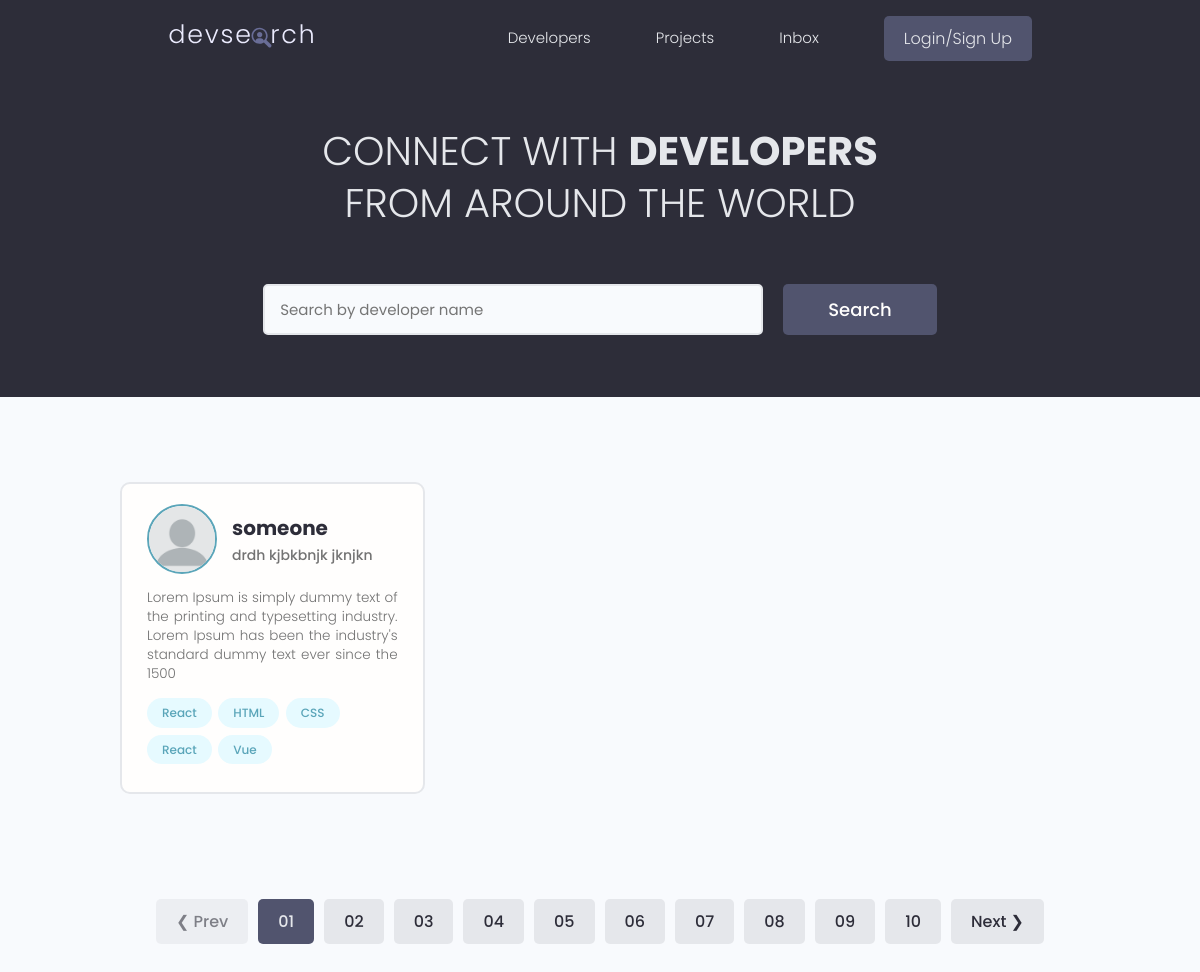
Before: / with the older database file.
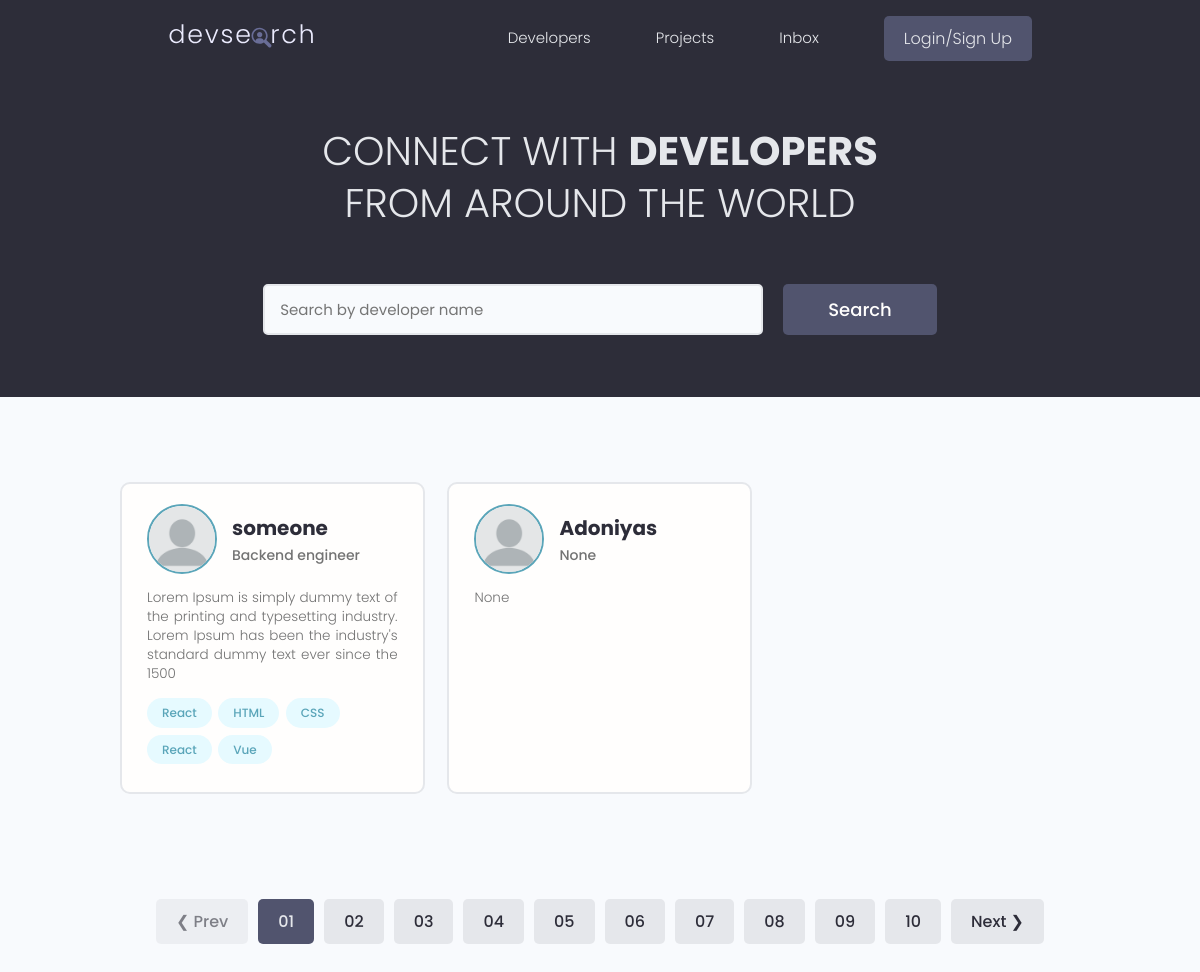
After: the same page with the newer database file.
### users/models.py (models this page shows, shortened)
class Profile(models.Model):
    user = models.OneToOneField(User, on_delete=models.CASCADE)
    id = models.UUIDField(default=uuid4, primary_key=True, editable=False)
    name = models.CharField(max_length=200)
    email = models.EmailField(max_length=200)
    username = models.CharField(max_length=200, blank=True, null=True)
    location = models.CharField(max_length=200, blank=True, null=True)
    short_intro = models.CharField(max_length=200, blank=True, null=True)
    bio = models.TextField(max_length=200, blank=True, null=True)
    profile_pic =models.ImageField(upload_to="profile_pic/", default="profile_pic/default.png")
    social_github = models.CharField(max_length=200, blank=True, null=True)
    social_twitter = models.CharField(max_length=200, blank=True, null=True)
    social_linkedin = models.CharField(max_length=200, blank=True, null=True)
    social_youtube = models.CharField(max_length=200, blank=True, null=True)
    social_website = models.CharField(max_length=200, blank=True, null=True)
    created_at = models.DateTimeField(auto_now_add=True)

class Skill(models.Model):
    id = models.UUIDField(default=uuid4, primary_key=True, editable=False)
    owner = models.ForeignKey(Profile, on_delete=models.CASCADE, blank=True, null=True)
    name = models.CharField(max_length=200, blank=True, null=True)
    description = models.TextField(max_length=200, blank=True, null=True)
    created_id = models.DateTimeField(auto_now_add=True)
    def __str__(self) -> str:
        return self.name

### users/views.py (the view)
# urls.py: path("", views.profiles, name="profiles"),
def profiles(request):
    profile = Profile.objects.all()
    context = {"profiles": profile}
    return render(request, "users/profiles.html", context)

### users/templates/users/profiles.html (shortened to what this page needs)
{% extends 'base.html' %}
{% block content %}
<main class="home">
  <section class="hero-section text-center">
    <div class="container container--narrow">
      <div class="hero-section__box">
        <h2>CONNECT WITH <span>DEVELOPERS</span></h2>
        <h2>FROM AROUND THE WORLD</h2>
      </div>
      <div class="hero-section__search">
        <form class="form" action="#" method="get">
          <div class="form__field">
              <input class="input input--text" id="formInput#search" type="text" name="text"
                placeholder="Search by developer name" />
            </div>
            <input class="btn btn--sub btn--lg" type="submit" value="Search" />
          </form>
        </div>
      </div>
    </section>
    <section class="devlist">
      <div class="container">
        <div class="grid grid--three">
          {% for profile in profiles %}
          <div class="column card">
            <div class="dev">
              <a href="{% url 'user-profile' profile.id %}" class="card__body">
                <div class="dev__profile">
                  <img class="avatar avatar--md" src="{{profile.profile_pic.url}}" alt="image" />
                  <div class="dev__meta">
                    <h3>{{profile.name}}</h3>
                    <h5>{{profile.short_intro}}</h5>
                  </div>
                </div>
                <p class="dev__info">
                 {{profile.bio|slice:"150"}}
                </p>
                <div class="dev__skills">
                  {% for skill in profile.skill_set.all %}
                  <span class="tag tag--pill tag--main">
                    <small>{{skill}}</small>
                  </span>
                  {% endfor %}
                </div>
              </a>
            </div>
          </div>
          {% endfor %}
        </div>
      </div>
    </section>
    <div class="pagination">
      <ul class="container">
        <li><a href="#" class="btn btn--disabled">&#10094; Prev</a></li>
        <li><a href="#" class="btn btn--sub">01</a></li>
        <li><a href="#" class="btn">02</a></li>
        <li><a href="#" class="btn">03</a></li>
        <li><a href="#" class="btn">04</a></li>
        <li><a href="#" class="btn">05</a></li>
        <li><a href="#" class="btn">06</a></li>
        <li><a href="#" class="btn">07</a></li>
        <li><a href="#" class="btn">08</a></li>
        <li><a href="#" class="btn">09</a></li>
        <li><a href="#" class="btn">10</a></li>
        <li><a href="#" class="btn">Next &#10095;</a></li>
      </ul>
    </div>
  </main>
{% endblock %}

### templates/base.html (shortened to what this page needs)
<!DOCTYPE html>
<html lang="en">
{% load static %}
<head>
  <link rel="stylesheet" href="https://cdn.iconmonstr.com/1.3.0/css/iconmonstr-iconic-font.min.css" />
  <link rel="stylesheet" href="{% static 'uikit/styles/uikit.css' %}" />
  <link rel="stylesheet" href="{% static 'styles/app.css' %}" />
</head>
<body>
{%  include 'navbar.html' %}
{% block content %}
{% endblock %}
</body>
</html>

### templates/navbar.html (shortened to what this page needs)
  {% load static %}
  <header class="header">
    <div class="container container--narrow">
      <a href="/" class="header__logo">
        <img src="{% static 'images/logo.svg' %}" alt="DevSearch Logo" />
      </a>
      <nav class="header__nav">
        <ul class="header__menu">
          <li class="header__menuItem"><a href="{% url 'profiles' %}">Developers</a></li>
          <li class="header__menuItem"><a href="{% url 'projects' %}">Projects</a></li>
          <li class="header__menuItem"><a href="inbox.html">Inbox</a></li>
          {% if request.user.is_authenticated %}
          <li class="header__menuItem"><a href="{% url 'logout' %}" class="btn btn--sub">Logout</a></li>
          {% else %}
          <li class="header__menuItem"><a href="{% url 'login' %}" class="btn btn--sub">Login/Sign Up</a></li>
          {% endif %}
        </ul>
      </nav>
    </div>
  </header>

### static/styles/app.css (style rules this page uses)
:root { --color-sub: #2d2d39; }
.btn--sub { background-color: var(--color-sub-light); }
.card { border: 2px solid var(--color-light); }
img { width: 100%; }
.header { position: sticky; z-index: 111; background-color: var(--color-sub); padding: 1.5rem 0; }
.header > .container { display: flex; justify-content: space-between; align-items: center; }
.header__logo > img { height: 3.8rem; }
.header__nav > ul { display: inline-flex; align-items: center; list-style: none; gap: 6.5rem; }
.header__menuItem > a { color: var(--color-light); font-weight: 300; }
.hero-section { height: 40vh; display: flex; align-items: center; background-color: var(--color-sub); }
.hero-section__box { margin-bottom: 4rem; }
.hero-section__box > h2, .hero-section__box > h2 > span { font-size: 4rem; color: var(--color-light); line-height: 1.3; text-transform: uppercase; }
.hero-section__box > h2 { font-weight: 300; }
.hero-section__box > h2 > span { font-weight: 700; }
.hero-section__search > .form { display: flex; align-items: center; justify-content: center; gap: 2rem; }
.hero-section__search > .form input.input--text { width: 50rem; }
.devlist { margin-top: 8rem; }
.devlist .grid { align-items: stretch; }
.devlist .dev .dev__profile { display: flex; align-items: center; gap: 1.5rem; }
.devlist .dev .dev__meta h3 { color: var(--color-sub); font-size: 2rem; font-weight: 700; }
.devlist .dev .dev__meta h5 { color: var(--color-text); font-size: 1.4rem; font-weight: 500; }
.devlist .dev .dev__info { margin: 1.5rem 0; font-size: 1.35rem; line-height: 1.4; text-align: justify; }
.pagination { margin-top: 8rem; margin-bottom: 10rem; }
.pagination > ul { flex-wrap: wrap; list-style: none; display: flex; align-items: center; justify-content: center; gap: 1rem; }
.pagination .btn { color: var(--color-sub); }
.pagination .btn.btn--sub { color: var(--color-light); }

### static/uikit/styles/modules/_variables.css (style rules this page uses)
:root { --color-main: #5aa5b9; --color-main-light: #e6faff; --color-sub: #3f4156; --color-sub-light: #51546e; --color-sub-lighter: #ededfd; --color-text: #737373; --color-gray: #8b8b8b; --color-light: #e5e7eb; --color-light-gray: #767676; --color-bg: #f8fafd; --color-white: #fffefd; --color-white-light: #f3f3f3; --color-success: #359e64; --color-success-bg: #def8e8; --color-error: #fc4b0b; --color-error-bg: #fff2ee; --font-base: 'Poppins', arial, helvetica, 'Segoe UI', roboto, ubuntu, sans-serif; --font-monospace: 'Fira Code', 'Courier New', courier, monospace; --font-regular: 300; --font-medium: 500; --font-bold: 700; --generic-shadow: 1px 1px 5px #00000010; --generic-transition: all 0.3s ease-in-out; }

### static/uikit/styles/modules/_base.css (style rules this page uses)
* { margin: 0; padding: 0; box-sizing: border-box; text-rendering: optimizeLegibility; color: inherit; font-size: inherit; }
html { font-size: 50%; }
@media only screen and (min-width: 480px) { html { font-size: 56.25%; } }
@media only screen and (min-width: 1200px) { html { font-size: 62.5%; } }
body { line-height: 1.6; font-weight: 400; font-size: 1.5rem; color: var(--color-text); background-color: var(--color-bg); min-height: 100vh; }

### static/uikit/styles/modules/_typography.css (style rules this page uses)
* { font-family: var(--font-base); }
h2 { font-size: 3.6rem; font-weight: var(--font-bold); }
h3 { font-size: 3.2rem; font-weight: var(--font-medium); }
h5 { font-size: 2.4rem; font-weight: var(--font-medium); }
h5, h6 { font-weight: var(--font-regular); }
p, span, strong { font-size: 1.6rem; color: var(--color-text); font-weight: var(--font-regular); }
a { padding-bottom: 2px; text-decoration: none; display: inline-block; color: var(--color-main); font-weight: var(--font-medium); }

### static/uikit/styles/modules/_utilities.css (style rules this page uses)
.container { width: 92%; max-width: 165rem; margin: 0 auto; box-sizing: border-box; }
.container--narrow { width: 92%; max-width: 120rem; }
@media screen and (min-width: 1000px) { .container { width: 90%; } }
@media screen and (min-width: 1000px) { .container--narrow { width: 85%; } }
@media screen and (min-width: 1200px) { .container { width: 80%; } }
@media screen and (min-width: 1200px) { .container--narrow { width: 72%; } }
.text-center { text-align: center; }

### static/uikit/styles/modules/_avatar.css (style rules this page uses)
.avatar { border-radius: 50%; border: 2px solid var(--color-main); object-fit: cover; }
.avatar--md { height: 7rem; width: 7rem; }

### static/uikit/styles/modules/_card.css (style rules this page uses)
.card { border-radius: 1rem; background-color: var(--color-white); border: 1.5px solid var(--color-light); width: auto; height: auto; margin-top: 0.5rem; margin-bottom: 0.5rem; overflow: hidden; }
.card__body, .card__header { padding: 2rem 2.5rem; }

Changed rows visible on the page:
changed Profile "someone": short_intro "drdh kjbkbnjk jknjkn" → "Backend engineer"
added Profile: profile_pic (placeholder picture), name "Adoniyas", short_intro "None", bio "None"
